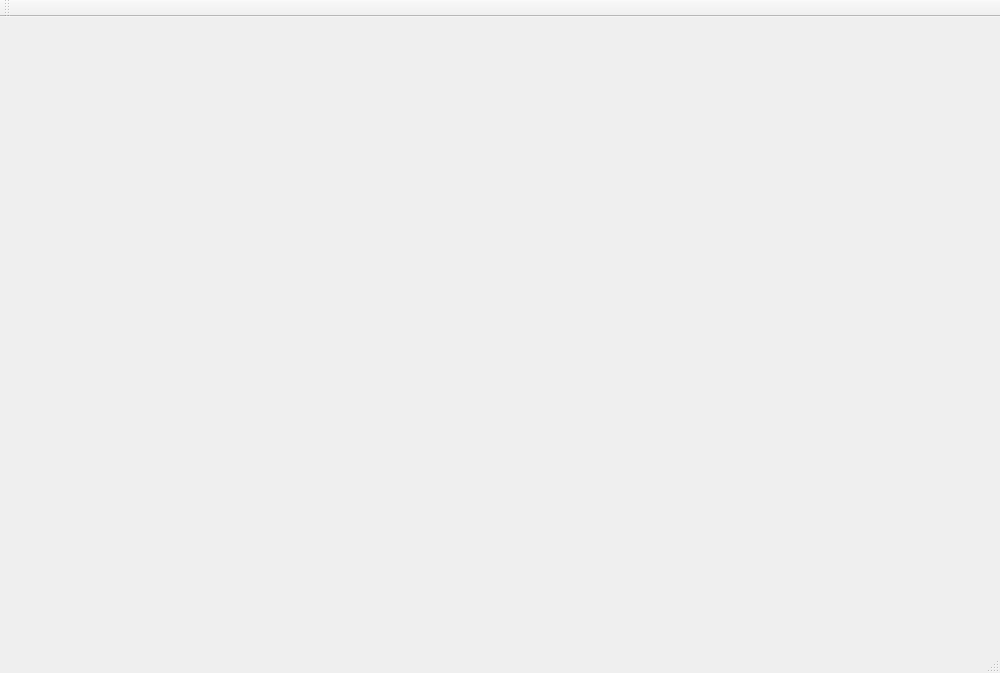
<?xml version="1.0" encoding="UTF-8"?>
<ui version="4.0">
 <class>MainWindow</class>
 <widget class="QMainWindow" name="MainWindow">
  <property name="geometry">
   <rect>
    <x>0</x>
    <y>0</y>
    <width>1000</width>
    <height>673</height>
   </rect>
  </property>
  <property name="windowTitle">
   <string>MainWindow</string>
  </property>
  <widget class="QWidget" name="centralWidget">
   <layout class="QGridLayout" name="gridLayout"/>
  </widget>
  <widget class="QMenuBar" name="menuBar">
   <property name="geometry">
    <rect>
     <x>0</x>
     <y>0</y>
     <width>1000</width>
     <height>25</height>
    </rect>
   </property>
  </widget>
  <widget class="QToolBar" name="mainToolBar">
   <attribute name="toolBarArea">
    <enum>TopToolBarArea</enum>
   </attribute>
   <attribute name="toolBarBreak">
    <bool>false</bool>
   </attribute>
  </widget>
  <widget class="QStatusBar" name="statusBar"/>
 </widget>
 <layoutdefault spacing="6" margin="11"/>
 <resources/>
 <connections/>
</ui>
